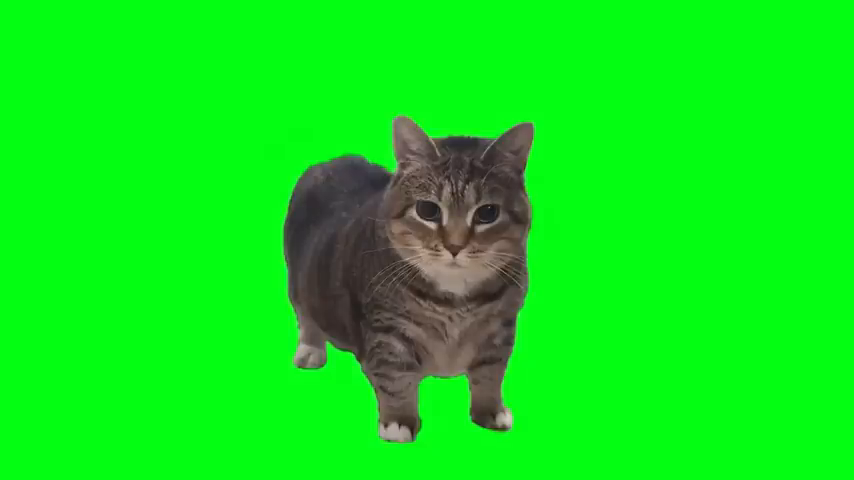
#> input picture frame 37 of oia.mp4, 854 x 480 px
$ python OIADOTEXE.py
#> lines starting #> are read from the running program, lines starting #| are printed output that depends on the picture
import cv2
import os

class VideoToAscii:
    def __init__(self, video_path, width=80, height=40):
        self.video_path = video_path
        self.width = width
        self.height = height
        self.video_capture = cv2.VideoCapture(video_path)

    def __pixel_to_ascii(self, pixel):
        chars = [' ', '.', ':', '-', '=', '+', '*', '#', '%', '@']
        gray = 0.2989 * pixel[2] + 0.5870 * pixel[1] + 0.1140 * pixel[0]
        return chars[int(gray / 256 * len(chars))]

    def __frame_to_ascii(self, frame, divider=8):
        ascii_list = []
        ascii_frame = ""
        frame = cv2.resize(frame, (self.width, self.height), interpolation=cv2.INTER_AREA)
        for index, row in enumerate(frame, start=1):
            for pixel in row:
                ascii_frame += self.__pixel_to_ascii(pixel)
            ascii_frame += "\n"
        ascii_list.append(ascii_frame)
        return ascii_list

    def __load_frame(self):
        ret, frame = self.video_capture.read()
        if not ret:
            return None
        return frame

    def display_video_ascii(self):
        while True:
            frame = self.__load_frame()
            if frame is None:
                break
            ascii_frame = self.__frame_to_ascii(frame)
            os.system('cls' if os.name == 'nt' else 'clear')
            print("\n".join(ascii_frame), flush=True)
#> this loop made 31 passes
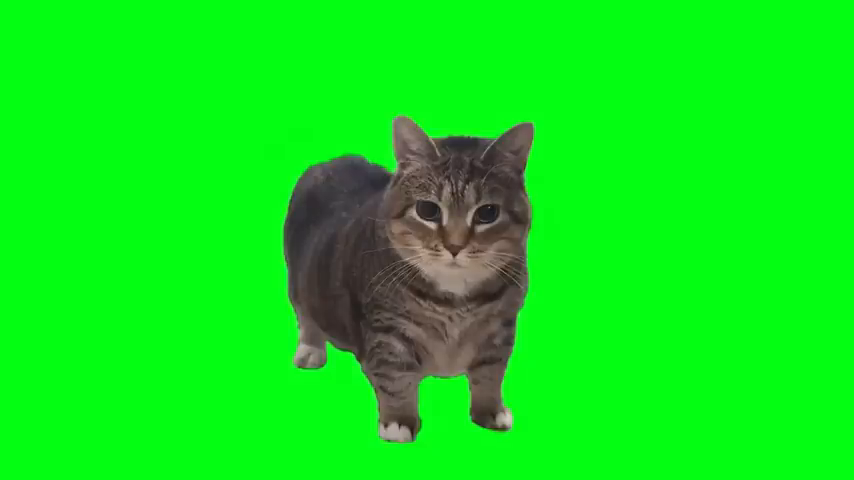
#> input picture frame 37 of oia.mp4, 854 x 480 px
#> pass 1, in __frame_to_ascii, `frame = cv2.resize(frame, (self.width, self.height), interpolation=cv2..`:
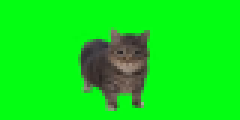
#> frame: shape (40, 80, 3) (shown 3 times larger); mean of channels 0, 1, 2 25.7, 229.1, 15.2; drawn as B, G, R
#> after the loop:
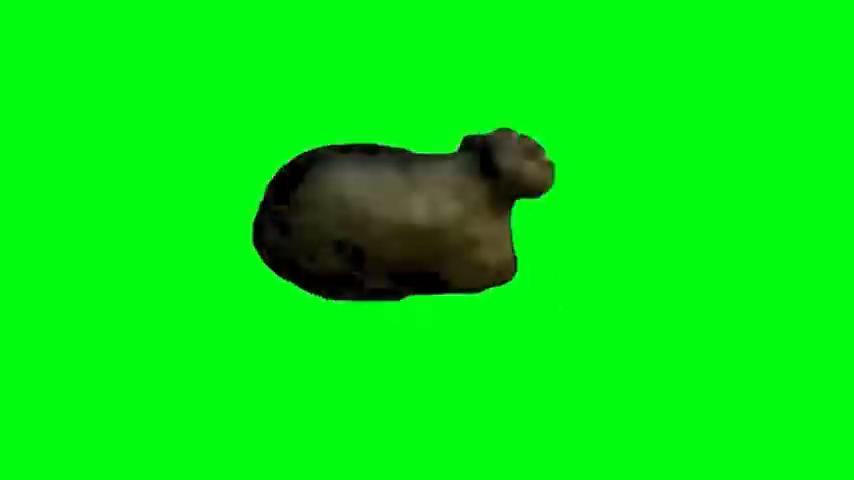
#> frame: shape (480, 854, 3); mean B, G, R 16.9, 232.1, 5.2

if __name__ == "__main__":
    video_path = "oia.mp4"
    video_to_ascii = VideoToAscii(video_path, width=80, height=40)
    video_to_ascii.display_video_ascii()

$ run again, starting later in the video
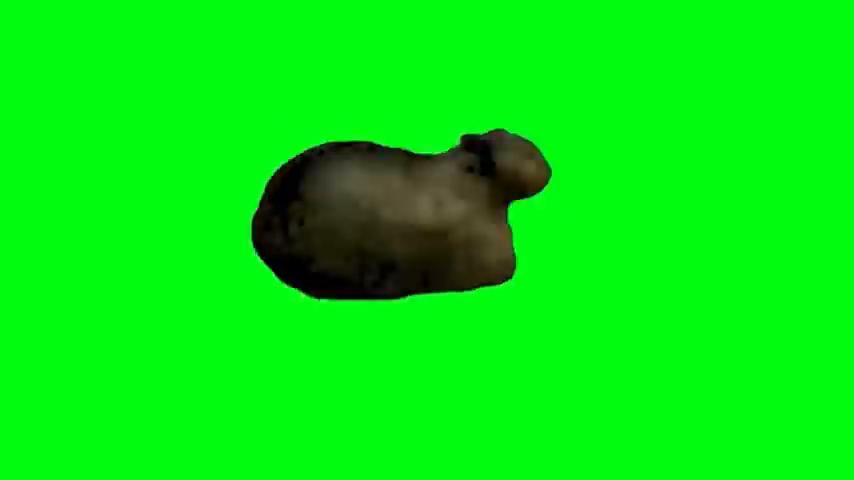
#> input picture frame 168 of oia.mp4, 854 x 480 px
#> the loop in display_video_ascii, `while True:` made 31 passes
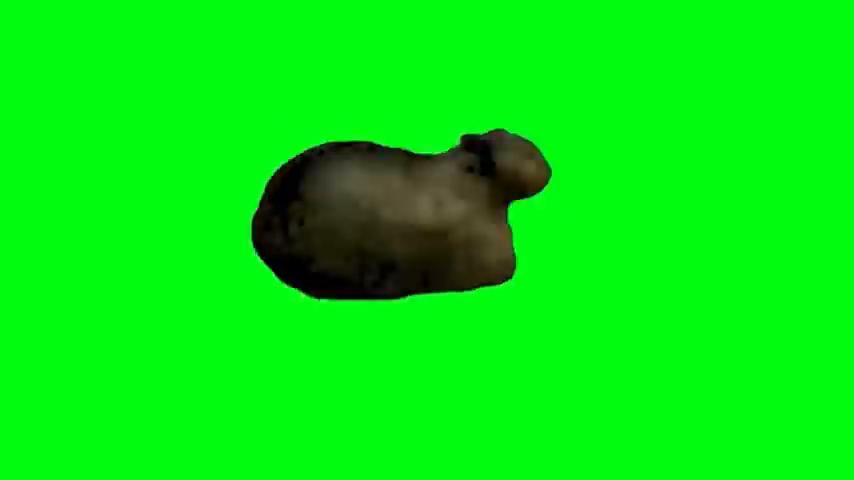
#> input picture frame 168 of oia.mp4, 854 x 480 px
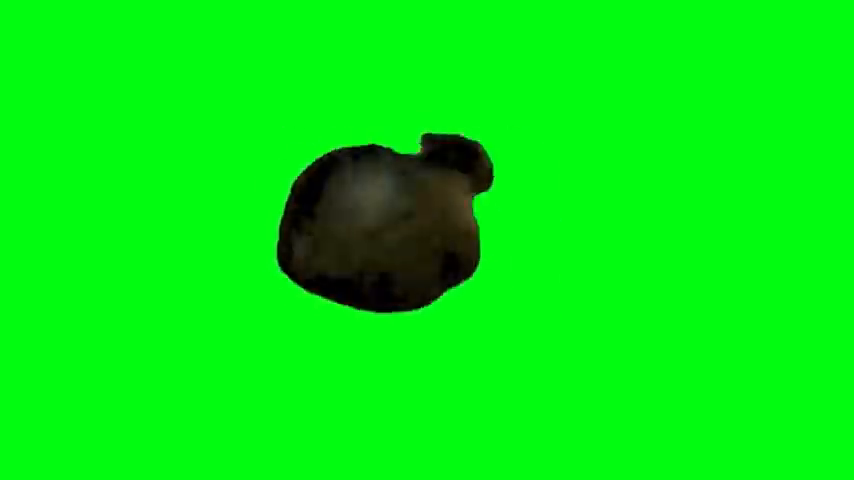
#> input picture frame 169 of oia.mp4, 854 x 480 px
#> after the loop in display_video_ascii, `while True:`:
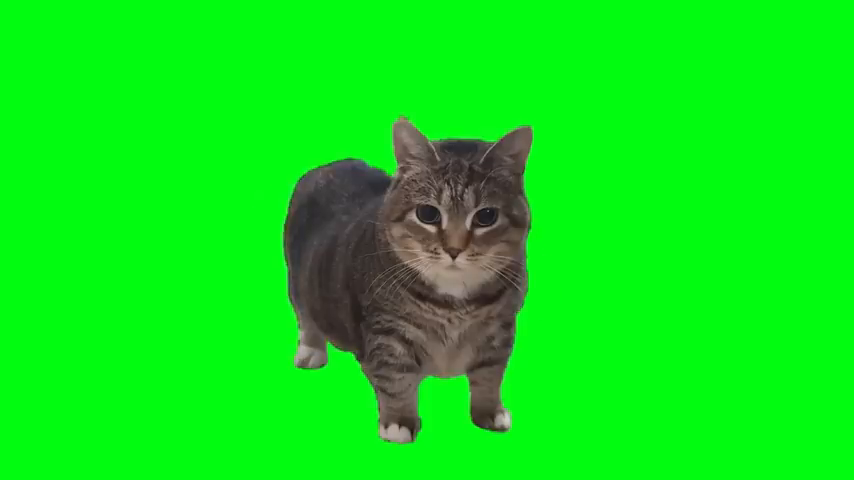
#> frame: shape (480, 854, 3); mean B, G, R 23.6, 227.7, 13.1

$ run again, starting later in the video
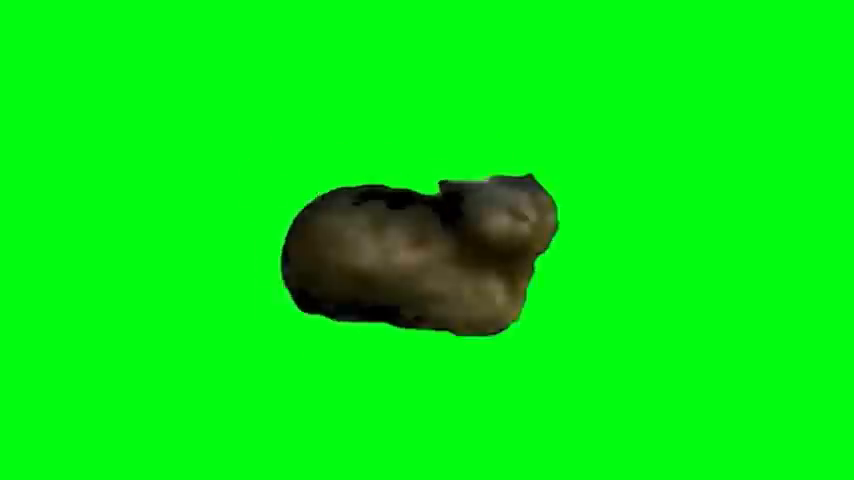
#> input picture frame 299 of oia.mp4, 854 x 480 px
#> the loop in display_video_ascii, `while True:` made 31 passes
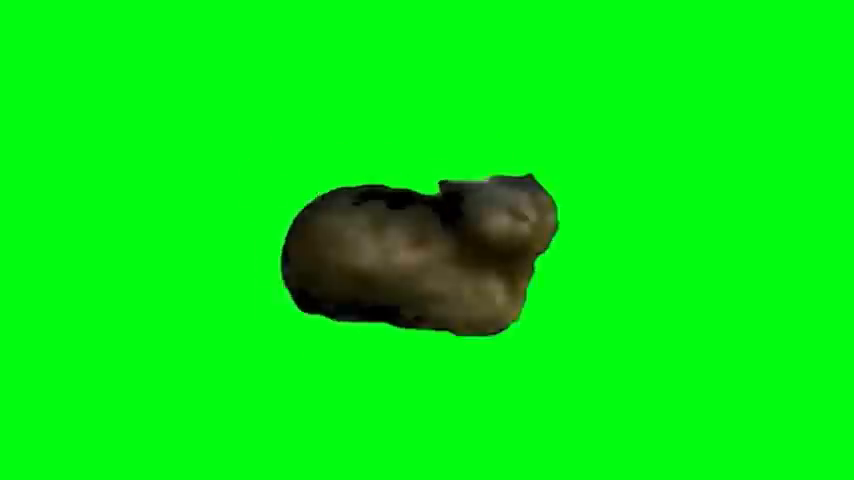
#> input picture frame 299 of oia.mp4, 854 x 480 px
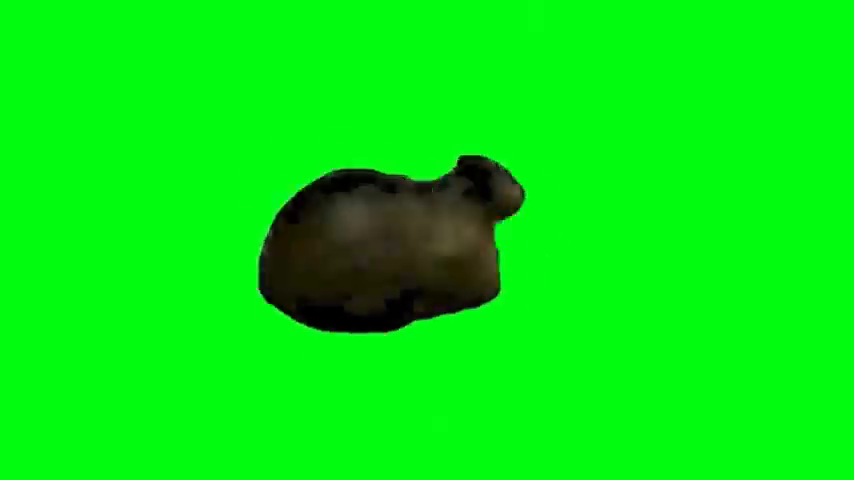
#> input picture frame 300 of oia.mp4, 854 x 480 px
#> after the loop in display_video_ascii, `while True:`:
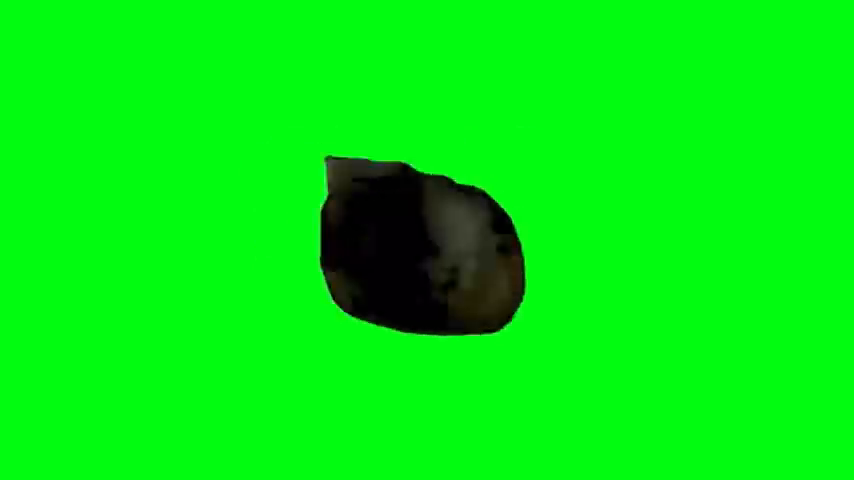
#> frame: shape (480, 854, 3); mean B, G, R 15.8, 235, 2.4
